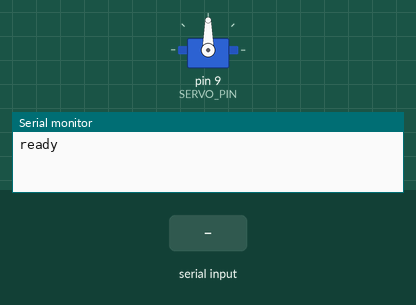
This sketch was run on a simulated Arduino Uno, built with avr-gcc and run on an emulated ATmega328P. Shown: servo, the last lines printed to the serial monitor. Inputs (shaded band) come from the test bench.

Above: at 1.2 s.
1.3 s: "S" received over Serial
At 1.76 s:
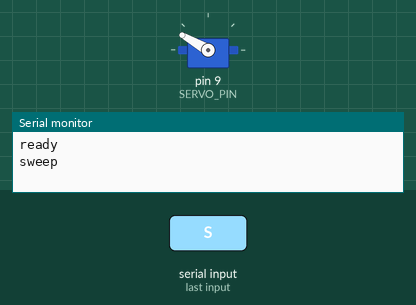
At 2.66 s:
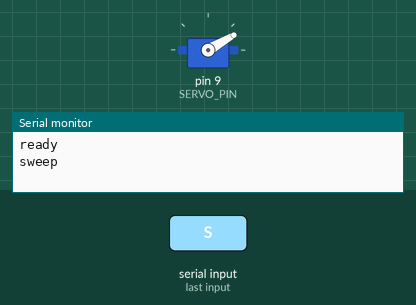
4.3 s: "P" received over Serial
7.3 s: "s" received over Serial
Timing chart, 0 to 11.8 s (numbered marks = the images above; inputs shaded):
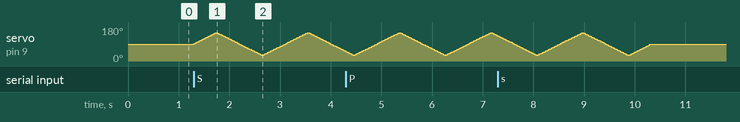

The sketch:

servo_sweep.ino
```cpp
// servo_sweep.ino - SG90 sweep driven by the Jetson's person detector.
//
// Wiring (Arduino Uno/Nano):
//   SG90 orange (signal) -> D9        D9/D10 are the Servo library's Timer1 pins
//   SG90 red    (+5V)    -> 5V        one small servo, unloaded, is fine on USB power;
//                                     add a separate 5V supply if it stutters or resets the board
//   SG90 brown  (GND)    -> GND       tie the supply ground to the Arduino ground
//
// Protocol (115200 baud, one character per command, upper or lower case):
//   'S' -> sweep while the sender keeps talking; stops on its own after SERIAL_TIMEOUT_MS
//          of silence, so the servo cannot run away if the Jetson app dies. This is what
//          servo_track sends, and it repeats it every 500 ms.
//   'L' -> latched sweep: keeps going with no further commands. For testing by hand from
//          the Serial Monitor, where you press Send once.
//   'X' -> stop, centre, and release the servo.
//   'P' -> ping, replies "ok".

#include <Servo.h>

const int SERVO_PIN = 9;
const int ANGLE_MIN = 30;  // sweep limits in degrees; an SG90 is happiest well inside 0-180
const int ANGLE_MAX = 150;
const int ANGLE_CENTRE = 90;
const int STEP_DEG = 2;
const unsigned long STEP_MS = 15;             // 2 deg every 15 ms -> about 0.9 s per pass
const unsigned long SERIAL_TIMEOUT_MS = 3000;
const unsigned long DETACH_AFTER_MS = 1000;   // stop driving once centred, so the SG90 stops buzzing

Servo servo;
bool sweeping = false;
bool latched = false;  // sweeping without a watchdog, after 'L'
int angle = ANGLE_CENTRE;
int step = STEP_DEG;
unsigned long last_step_ms = 0;
unsigned long last_command_ms = 0;
unsigned long idle_since_ms = 0;
bool attached = false;

void attachIfNeeded() {
  if (!attached) {
    servo.attach(SERVO_PIN);
    attached = true;
  }
}

void setSweeping(bool on, bool latch) {
  latched = on && latch;
  if (on == sweeping) return;
  sweeping = on;
  attachIfNeeded();
  if (sweeping) {
    Serial.println(latched ? "sweep (latched)" : "sweep");
  } else {
    angle = ANGLE_CENTRE;
    servo.write(ANGLE_CENTRE);
    idle_since_ms = millis();
    Serial.println("idle");
  }
}

void setup() {
  Serial.begin(115200);
  attachIfNeeded();
  servo.write(ANGLE_CENTRE);
  last_command_ms = millis();
  idle_since_ms = millis();
  Serial.println("ready");
}

void loop() {
  while (Serial.available() > 0) {
    const char c = Serial.read();
    if (c == 'S' || c == 's') {
      last_command_ms = millis();
      setSweeping(true, false);
    } else if (c == 'L' || c == 'l') {
      last_command_ms = millis();
      setSweeping(true, true);
    } else if (c == 'X' || c == 'x') {
      last_command_ms = millis();
      setSweeping(false, false);
    } else if (c == 'P' || c == 'p') {
      last_command_ms = millis();
      Serial.println("ok");
    }
  }

  const unsigned long now = millis();
  if (sweeping && !latched && now - last_command_ms > SERIAL_TIMEOUT_MS) {
    Serial.println("timeout");
    setSweeping(false, false);
  }

  if (sweeping) {
    if (now - last_step_ms >= STEP_MS) {
      last_step_ms = now;
      angle += step;
      if (angle >= ANGLE_MAX) {
        angle = ANGLE_MAX;
        step = -STEP_DEG;
      } else if (angle <= ANGLE_MIN) {
        angle = ANGLE_MIN;
        step = STEP_DEG;
      }
      servo.write(angle);
    }
  } else if (attached && now - idle_since_ms > DETACH_AFTER_MS) {
    servo.detach();  // quiet while idle, and the horn turns freely by hand
    attached = false;
  }
}
```
